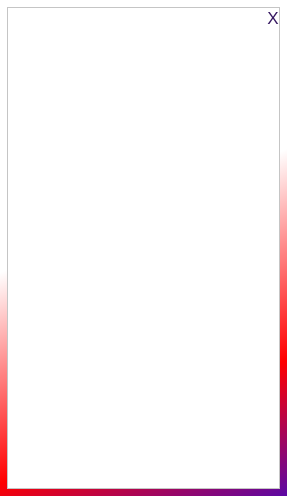
<?xml version="1.0" encoding="UTF-8"?>
<ui version="4.0">
 <class>_frame</class>
 <widget class="QWidget" name="_frame">
  <property name="geometry">
   <rect>
    <x>0</x>
    <y>0</y>
    <width>287</width>
    <height>496</height>
   </rect>
  </property>
  <property name="windowTitle">
   <string>Form</string>
  </property>
  <property name="styleSheet">
   <string notr="true">background-color: qlineargradient(spread:pad, x1:0.2, y1:0.5, x2:0.4, y2:1.3, stop:1 rgb(0, 13, 255),stop:0.5 rgb(255, 0, 0), stop:0 rgb(255, 255, 255));</string>
  </property>
  <layout class="QFormLayout" name="formLayout">
   <property name="leftMargin">
    <number>7</number>
   </property>
   <property name="topMargin">
    <number>7</number>
   </property>
   <property name="rightMargin">
    <number>7</number>
   </property>
   <property name="bottomMargin">
    <number>7</number>
   </property>
   <item row="0" column="0" colspan="2">
    <widget class="QFrame" name="backimage">
     <property name="minimumSize">
      <size>
       <width>200</width>
       <height>300</height>
      </size>
     </property>
     <property name="styleSheet">
      <string notr="true">background-color:rgb(255, 255, 255)</string>
     </property>
     <property name="frameShape">
      <enum>QFrame::StyledPanel</enum>
     </property>
     <property name="frameShadow">
      <enum>QFrame::Raised</enum>
     </property>
     <layout class="QFormLayout" name="formLayout_2">
      <property name="leftMargin">
       <number>0</number>
      </property>
      <property name="topMargin">
       <number>0</number>
      </property>
      <property name="rightMargin">
       <number>0</number>
      </property>
      <property name="bottomMargin">
       <number>0</number>
      </property>
      <item row="0" column="0" colspan="2">
       <layout class="QVBoxLayout" name="verticalLayout">
        <property name="leftMargin">
         <number>0</number>
        </property>
        <property name="topMargin">
         <number>0</number>
        </property>
        <property name="rightMargin">
         <number>0</number>
        </property>
        <property name="bottomMargin">
         <number>0</number>
        </property>
        <item>
         <layout class="QHBoxLayout" name="horizontalLayout">
          <item>
           <spacer name="horizontalSpacer">
            <property name="orientation">
             <enum>Qt::Horizontal</enum>
            </property>
            <property name="sizeHint" stdset="0">
             <size>
              <width>40</width>
              <height>20</height>
             </size>
            </property>
           </spacer>
          </item>
          <item>
           <widget class="QPushButton" name="pushButton">
            <property name="font">
             <font>
              <pointsize>13</pointsize>
             </font>
            </property>
            <property name="styleSheet">
             <string notr="true">QPushButton {
    border: 0;
    background-color: transparent;
	color:rgb(54, 24, 97)
}
QPushButton:hover {
    background-color: rgb(194, 194, 194);
}
</string>
            </property>
            <property name="text">
             <string>X</string>
            </property>
           </widget>
          </item>
         </layout>
        </item>
        <item>
         <widget class="QStackedWidget" name="logORsigFrame"/>
        </item>
        <item>
         <spacer name="verticalSpacer">
          <property name="orientation">
           <enum>Qt::Vertical</enum>
          </property>
          <property name="sizeType">
           <enum>QSizePolicy::Fixed</enum>
          </property>
          <property name="sizeHint" stdset="0">
           <size>
            <width>20</width>
            <height>40</height>
           </size>
          </property>
         </spacer>
        </item>
       </layout>
      </item>
     </layout>
    </widget>
   </item>
  </layout>
 </widget>
 <resources/>
 <connections/>
</ui>
